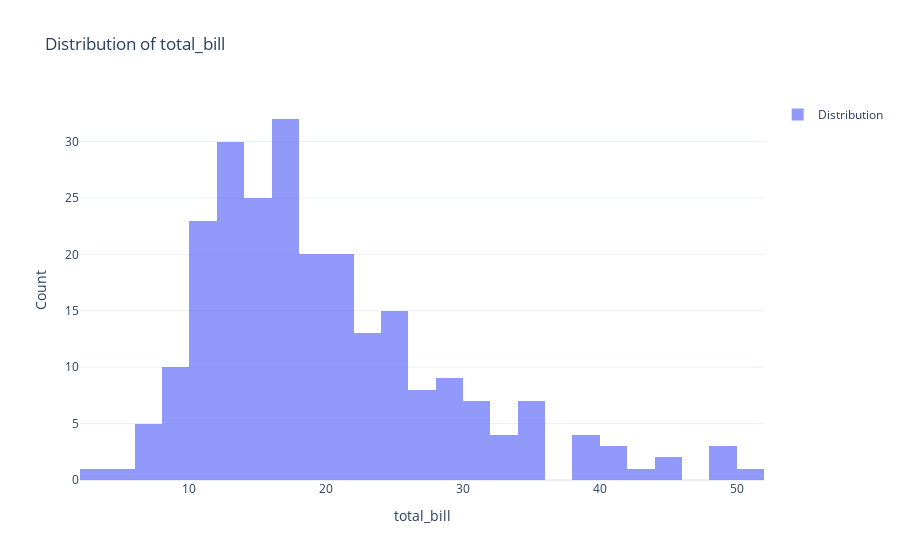
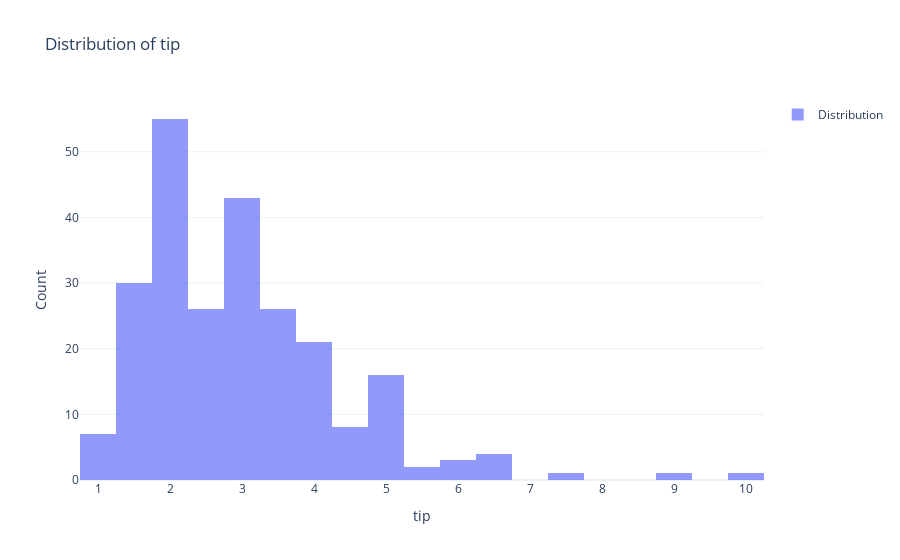
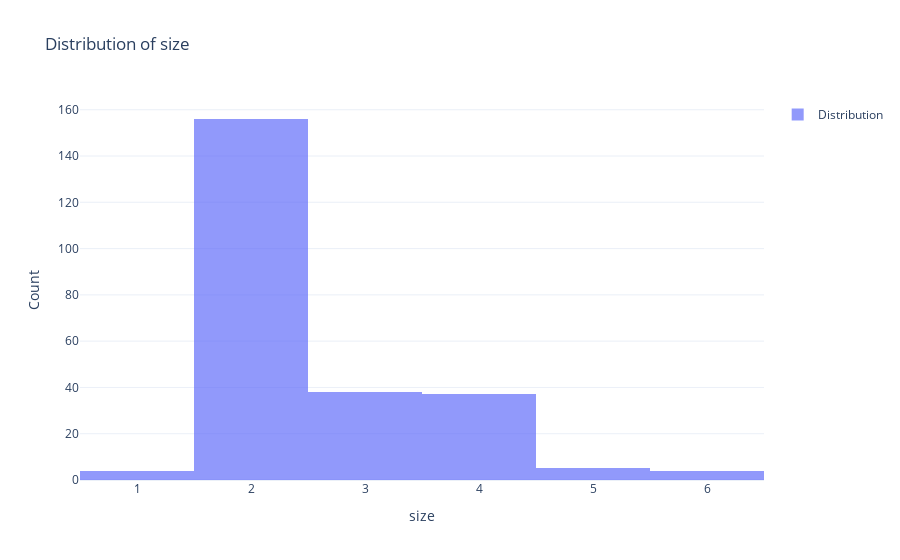

Notebook source saved alongside these figures, in order:
### Markdown cell above
## Data Distribution Analysis
Examining the distribution patterns of numerical variables using separate plots for better visualization.

### Code cell
# Create separate distribution plots for better visualization
for col in ['total_bill', 'tip', 'size']:
    # Create figure for each variable
    fig = go.Figure()
    
    # Add histogram
    fig.add_trace(go.Histogram(
        x=df[col],
        name='Distribution',
        opacity=0.7
    ))
    
    # Update layout
    fig.update_layout(
        title=f'Distribution of {col}',
        xaxis_title=col,
        yaxis_title='Count',
        template='plotly_white',
        showlegend=True
    )
    
    fig.show()
    
    # Print basic statistics
    print(f"\nSummary Statistics for {col}:")
    print(df[col].describe())
    
    # Normality test
    stat, p_value = stats.normaltest(df[col])
    print(f"\nNormality test for {col}:")
    print(f"Statistic: {stat:.4f}, p-value: {p_value:.4f}")
    print("-" * 50)

### Figure 1 — Plotly figure (JSON) as saved in the notebook; plotly's stock layout.template omitted (floating-point values rounded to 4 significant figures; data arrays with more than 128 entries replaced by an {"elided": "..."} marker saying what was removed)
{"data": [{"name": "Distribution", "opacity": 0.7, "type": "histogram", "x": {"elided": "244 float values"}}], "layout": {"showlegend": true, "title": {"text": "Distribution of total_bill"}, "xaxis": {"title": {"text": "total_bill"}}, "yaxis": {"title": {"text": "Count"}}}}

### Figure 2 — Plotly figure (JSON) as saved in the notebook; plotly's stock layout.template omitted (floating-point values rounded to 4 significant figures; data arrays with more than 128 entries replaced by an {"elided": "..."} marker saying what was removed)
{"data": [{"name": "Distribution", "opacity": 0.7, "type": "histogram", "x": {"elided": "244 float values"}}], "layout": {"showlegend": true, "title": {"text": "Distribution of tip"}, "xaxis": {"title": {"text": "tip"}}, "yaxis": {"title": {"text": "Count"}}}}

### Figure 3 — Plotly figure (JSON) as saved in the notebook; plotly's stock layout.template omitted (floating-point values rounded to 4 significant figures; data arrays with more than 128 entries replaced by an {"elided": "..."} marker saying what was removed)
{"data": [{"name": "Distribution", "opacity": 0.7, "type": "histogram", "x": {"elided": "244 int values"}}], "layout": {"showlegend": true, "title": {"text": "Distribution of size"}, "xaxis": {"title": {"text": "size"}}, "yaxis": {"title": {"text": "Count"}}}}
